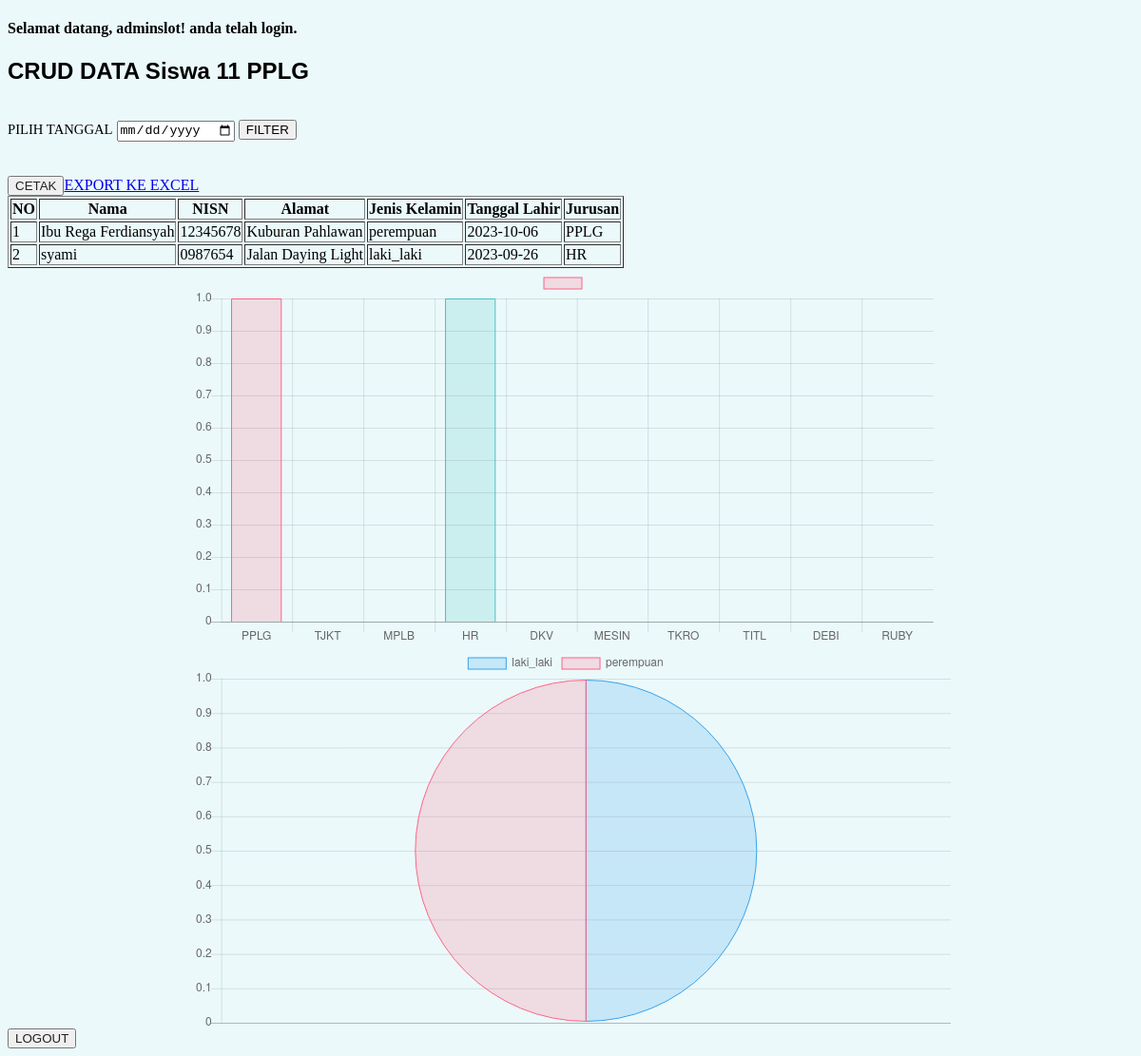
The page /guru/index.php (signed in) on the database its author committed.
### tables this page shows
CREATE TABLE `siswa` (
  `id` int(11) NOT NULL,
  `nama` varchar(60) NOT NULL,
  `nisn` varchar(8) NOT NULL,
  `alamat` text NOT NULL,
  `jenis_kelamin` varchar(50) DEFAULT NULL,
  `tanggal_lahir` date DEFAULT NULL,
  `jurusan` varchar(100) DEFAULT NULL
);

### guru/index.php (the view, shortened to what this page needs)
<!DOCTYPE html>
<html>
<head>
	<link rel="stylesheet" href="style.css">
</head>
<body>
 <div class="container">
	<h4>Selamat datang, <?php echo $_SESSION['username']; ?>! anda telah login.</h4>
	 <h2 class='judul'>CRUD DATA Siswa 11 PPLG</h2>
	 <br/>
	 <form method="get">
		<label>PILIH TANGGAL</label>
		<input type="date" name="tanggal">
		<input type="submit" value="FILTER">
	</form>
	 <br/>
	 <br/>
	 <table border="1">
		<button class='tambah'>
			<a href="cetak.php" class='link' target="_blank">CETAK</a>
		</button>
		<a target="_blank" href="export_excel.php">EXPORT KE EXCEL</a>
		 <tr>
			 <th>NO</th>
			 <th>Nama</th>
			 <th>NISN</th>
			 <th>Alamat</th>
			 <th>Jenis Kelamin</th>
			 <th>Tanggal Lahir</th>
			 <th>Jurusan</th>
		 </tr>
		 <?php
		 include 'koneksi.php';
		 $no = 1;
		 $data = mysqli_query($koneksi,"select * from siswa");
		 if(isset($_GET['tanggal'])){
			$tgl = $_GET['tanggal'];
			$data = mysqli_query($koneksi,"select * from siswa where tanggal_lahir='$tgl'");
		}else{
			$data = mysqli_query($koneksi,"select * from siswa");
		}
		 while($d = mysqli_fetch_array($data)){
			 ?>
			 <tr>
				 <td><?php echo $no++; ?></td>
				 <td><?php echo $d['nama']; ?></td>
				 <td><?php echo $d['nisn']; ?></td>
				 <td><?php echo $d['alamat']; ?></td>
				 <td><?php echo $d['jenis_kelamin']; ?></td>
				 <td><?php echo $d['tanggal_lahir']; ?></td>
				 <td><?php echo $d['jurusan']; ?></td>
			 </tr>
			 <?php
		 }
		 ?>
	 </table>
	 	<div style="width: 800px;margin: 0px auto;">
			<canvas id="myChart"></canvas>
		</div>
		<script>
		var ctx = document.getElementById("myChart").getContext('2d');
		var myChart = new Chart(ctx, {
			type: 'bar',
			data: {
				labels: ["PPLG", "TJKT", "MPLB", "HR", "DKV", "MESIN", "TKRO", "TITL", "DEBI", "RUBY"],
				datasets: [{
					label: '',
					data: [
					<?php
					$jumlah_PPLG = mysqli_query($koneksi,"select * from siswa where jurusan='PPLG'");
					echo mysqli_num_rows($jumlah_PPLG);
					?>,
					<?php
					$jumlah_TJKT = mysqli_query($koneksi,"select * from siswa where jurusan='TJKT'");
					echo mysqli_num_rows($jumlah_TJKT);
					?>,
					<?php
					$jumlah_MPLB = mysqli_query($koneksi,"select * from siswa where jurusan='MPLB'");
					echo mysqli_num_rows($jumlah_MPLB);
					?>,
					<?php
					$jumlah_HR = mysqli_query($koneksi,"select * from siswa where jurusan='HR'");
					echo mysqli_num_rows($jumlah_HR);
					?>,
					<?php
					$jumlah_DKV = mysqli_query($koneksi,"select * from siswa where jurusan='DKV'");
					echo mysqli_num_rows($jumlah_DKV);
					?>,
					<?php
					$jumlah_MESIN = mysqli_query($koneksi,"select * from siswa where jurusan='MESIN'");
					echo mysqli_num_rows($jumlah_MESIN);
					?>,
					<?php
					$jumlah_TKRO = mysqli_query($koneksi,"select * from siswa where jurusan='TKRO'");
					echo mysqli_num_rows($jumlah_TKRO);
					?>,
					<?php
					$jumlah_TITL = mysqli_query($koneksi,"select * from siswa where jurusan='TITL'");
					echo mysqli_num_rows($jumlah_TITL);
					?>,
					<?php
					$jumlah_DEBY = mysqli_query($koneksi,"select * from siswa where jurusan='DEBY'");
					echo mysqli_num_rows($jumlah_DEBY);
					?>,
					<?php
					$jumlah_RUBY = mysqli_query($koneksi,"select * from siswa where jurusan='RUBY'");
					echo mysqli_num_rows($jumlah_RUBY);
					?>,
					],
					backgroundColor: [
					'rgba(255, 99, 132, 0.2)',
					'rgba(54, 162, 235, 0.2)',
					'rgba(255, 206, 86, 0.2)',
					'rgba(75, 192, 192, 0.2)'
					],
					borderColor: [
					'rgba(255,99,132,1)',
					'rgba(54, 162, 235, 1)',
					'rgba(255, 206, 86, 1)',
					'rgba(75, 192, 192, 1)'
					],
					borderWidth: 1
				}]
			},
			options: {
				scales: {
					yAxes: [{
						ticks: {
							beginAtZero:true
						}
					}]
				}
			}
		});
	</script>
	<div style="width: 800px;margin: 0px auto;">
			<canvas id="jenis_kelamin"></canvas>
	</div>
			<script>
		var ctx = document.getElementById("jenis_kelamin").getContext('2d');
		var myChart = new Chart(ctx, {
			type: 'pie',
			data: {
				labels: ["laki_laki", "perempuan"],
				datasets: [{
					label: '',
					data: [
					<?php
					$jumlah_laki_laki = mysqli_query($koneksi,"select * from siswa where jenis_kelamin='laki_laki'");
					echo mysqli_num_rows($jumlah_laki_laki);
					?>,
					<?php
					$jumlah_perempuan = mysqli_query($koneksi,"select * from siswa where jenis_kelamin='perempuan'");
					echo mysqli_num_rows($jumlah_perempuan);
					?>
					],
					backgroundColor: [
						'rgba(54, 162, 235, 0.2)',
						'rgba(255, 99, 132, 0.2)'
					],
					borderColor: [
						'rgba(54, 162, 235, 1)',
						'rgba(255,99,132,1)'
					],
					borderWidth: 1
				}]
			},
			options: {
				scales: {
					yAxes: [{
						ticks: {
							beginAtZero:true
						}
					}]
				}
			}
		});
	</script>
	 <button class='tambah'>
		 <a href="logout.php" class='link'>LOGOUT</a>
	 </button>
 </div>
</body>
</html>

### style.css (style rules this page uses)
body { background: #ebf9fb; }
h2 { font-family: 'Noto Sans JP', sans-serif }
label { font-size: 11pt; }
.link { color: #232323; text-decoration: none; font-size: 10pt; }

### rows shown on the page
siswa: nama "Ibu Rega Ferdiansyah", nisn "12345678", alamat "Kuburan Pahlawan", jenis_kelamin "perempuan", tanggal_lahir "2023-10-06", jurusan "PPLG"
siswa: nama "syami", nisn "0987654", alamat "Jalan Daying Light", jenis_kelamin "laki_laki", tanggal_lahir "2023-09-26", jurusan "HR"

### other values the page prints
$_SESSION['username'] "adminslot"
chart data {{ mysqli_num_rows($jumlah_PPLG) }} 1
chart data {{ mysqli_num_rows($jumlah_TJKT) }} 0
chart data {{ mysqli_num_rows($jumlah_MPLB) }} 0
chart data {{ mysqli_num_rows($jumlah_HR) }} 1
